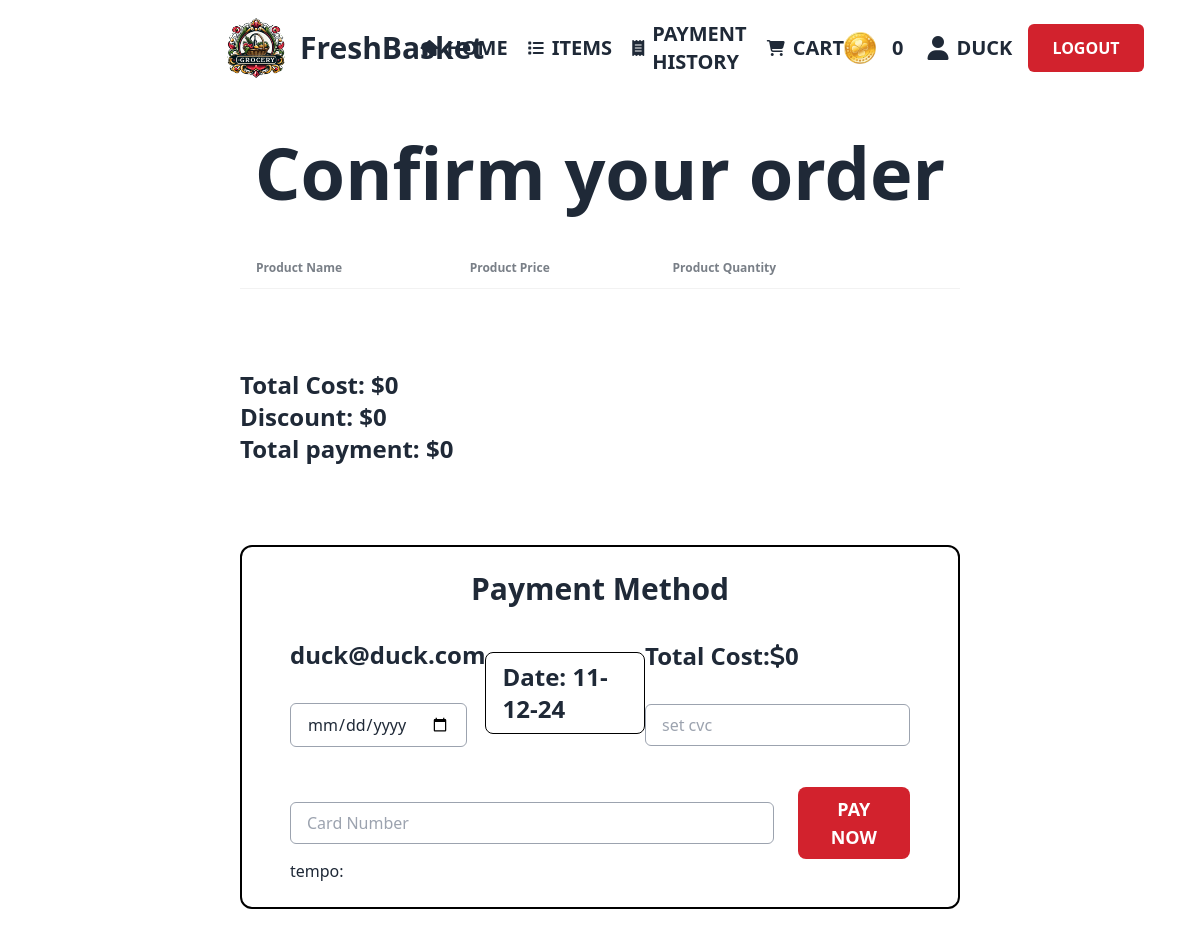
The app's page /src/Cart.php (signed in), older data.
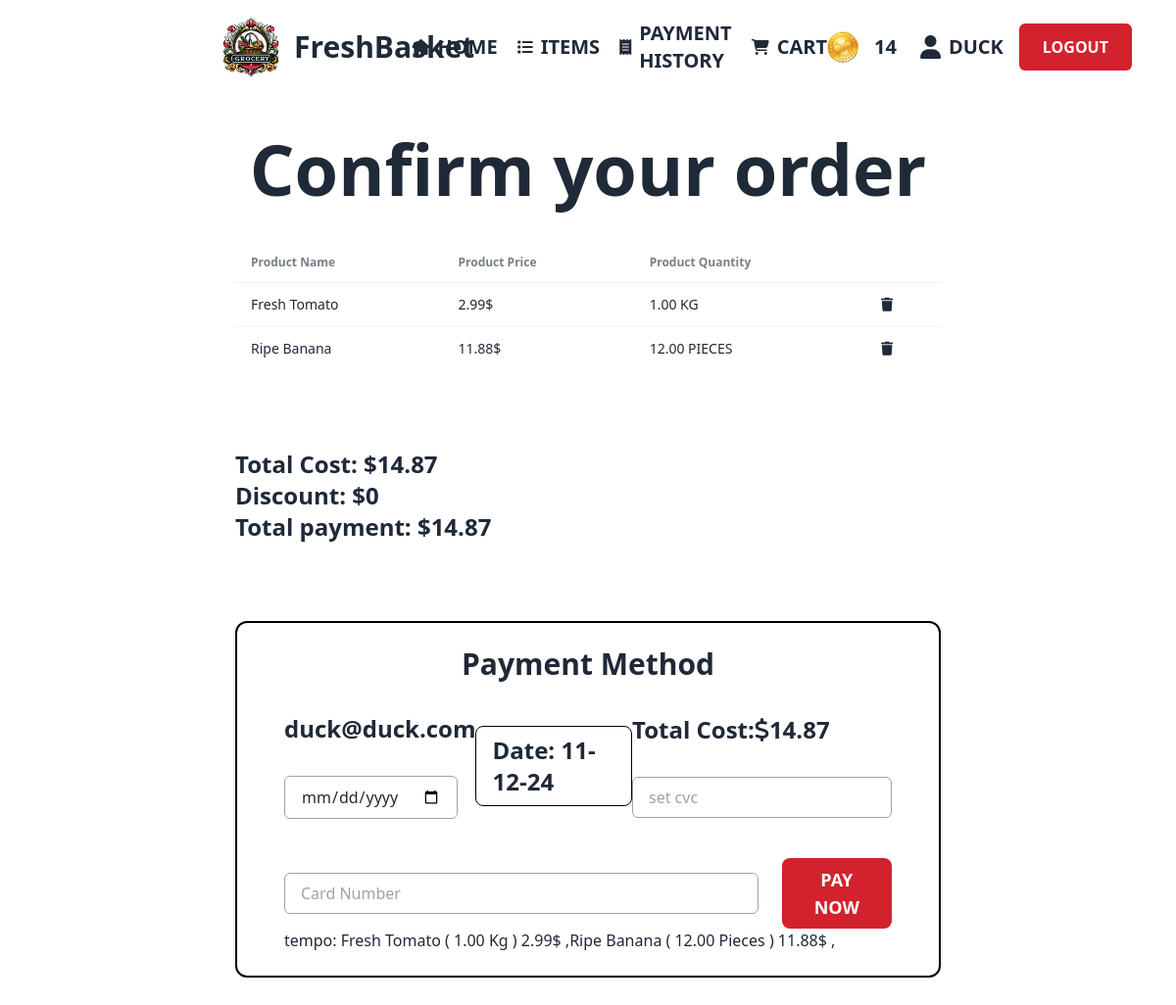
The same page, newer data.
### tables this page shows
CREATE TABLE `customers` (
  `customerID` varchar(60) NOT NULL,
  `email` varchar(60) DEFAULT NULL,
  `points` int(11) DEFAULT NULL
);

CREATE TABLE `carts` (
  `productId` int(11) NOT NULL,
  `customeremail` varchar(60) NOT NULL,
  `productname` varchar(60) NOT NULL,
  `productamount` decimal(7,2) DEFAULT NULL,
  `price` decimal(10,2) NOT NULL,
  `selleremail` varchar(60) DEFAULT NULL
);

CREATE TABLE `products` (
  `productId` int(11) NOT NULL,
  `name` varchar(50) NOT NULL,
  `imgurl` varchar(60) DEFAULT NULL,
  `price` decimal(10,2) NOT NULL,
  `ammount` text DEFAULT NULL,
  `publishdate` date NOT NULL,
  `selleremail` varchar(60) DEFAULT NULL,
  `cartcount` int(11) DEFAULT NULL,
  `category` varchar(50) NOT NULL,
  `status` varchar(20) DEFAULT NULL,
  `rating` float DEFAULT NULL,
  `numOfPeople` int(11) DEFAULT 0
);

### src/Cart.php (the view, shortened to what this page needs)
<!DOCTYPE html>
<html data-theme="light" lang="en" style="scroll-behavior: smooth;">
<head>
    <link href="https://cdn.jsdelivr.net/npm/daisyui@4.9.0/dist/full.min.css" rel="stylesheet" type="text/css" />
    <script src="https://cdn.tailwindcss.com"></script>
</head>
<body>
    <header>
      <?php include 'navbar1.php'; ?>
    </header>
    <main>
      <section class="px-[15rem]">
        <h1 class="text-center text-7xl font-extrabold my-10">
            Confirm your order
        </h1>
        <div class='overflow-x-auto'>
          <table class='table'>
              <thead>
                  <tr>
                      <th>Product Name</th>
                      <th>Product Price</th>
                      <th>Product Quantity</th>
                      <th></th>
                  </tr>
              </thead>
              <tbody>
              <?php
                require_once('DBconnect.php');
                $useremail = $_COOKIE['email'];
                $query = "SELECT * FROM carts WHERE customeremail = '$useremail'";
                $result = mysqli_query($conn, $query);
                $totalCost = 0;
                if (mysqli_num_rows($result) > 0){
                    $allitems = "";
                    while ($row = mysqli_fetch_assoc($result)){
                        $productid = $row['productId'];
                        $productname = $row['productname'];
                        $productprice = $row['price'];
                        $productquantity = $row['productamount'];
                        $totalCost = round(($productprice * $productquantity) + $totalCost, 2);
                        $productprice2 = round(($productprice * $productquantity), 2);
                        $sql = "SELECT * FROM products WHERE productId = '$productid'";
                        $productResult = mysqli_query($conn, $sql);
                        $row = mysqli_fetch_assoc($productResult);
                        $productMeasurementUnits = explode(",",$row['ammount']);
                        if($productMeasurementUnits[0] == 'wp') {
                          $unit= 'Pounds';
                        } else if ($productMeasurementUnits[0] == 'wk') {
                          $unit= 'Kg';
                        } else if ($productMeasurementUnits[0] == 'p') {
                          $unit= 'Pieces';
                        }
                        $allitems .= $productname . ' ( '.$productquantity.' '.$unit.' ) '.$productprice2.'$ ,';
                        ?>
                          <tr>
                            <td><?php echo $productname; ?></td>
                            <td><?php echo $productprice2; ?>$</td>
                            <td class="uppercase"><?php echo $productquantity .' '. $unit; ?></td>
                            <td onclick="handleRemoveFromCart('<?php echo $useremail; ?>','<?php echo $productid; ?>')"><i class='fa-solid fa-trash hover:text-red-500 cursor-pointer'></i></td>
                          </tr>
                  <?php
                        }
                  }?>
                </tbody>
          </table>
        </div>
        <div class="my-20">
          <?php
          require_once('DBconnect.php');
          $useremail = $_COOKIE['email'];
          $query = "SELECT * FROM customers WHERE email = '$useremail'";
          $result = mysqli_query($conn, $query);
          if (mysqli_num_rows($result) > 0) {
            $row = mysqli_fetch_assoc($result);
            $points = $row['points'];
            if ($points >= 100) {
              $discount = 0.10;
              $finalPrice = $totalCost - ($totalCost * $discount);
            } else {
              $discount = 0;
              $finalPrice = $totalCost;
            }}
          ?>
          <div>
            <h1 class="text-2xl font-semibold">Total Cost: $<?php echo $totalCost; ?></h1>
            <h1 class="text-2xl font-semibold">Discount: $<?php echo ($totalCost * $discount); ?></h1>
            <h1 class="text-2xl font-semibold">Total payment: $<?php echo $finalPrice; ?></h1>
          </div>
        </div>
        <div class="mb-20 border-2 border-solid border-black rounded-xl">
          <div class="px-12 py-6">
            <h1 class="text-3xl text-center font-semibold textcenter mb-8">Payment Method</h1>
            <div class="flex flex-row justify-between items-center mb-10">
              <div>
                <h1 class="text-2xl font-semibold mb-8"><?php echo $useremail; ?></h1>
                <input class="rounded-md px-4 py-2 border border-solid border-gray-400" type="date" placeholder="Set Expiry" name="expiry" required min="<?php echo date('Y-m-d'); ?>">
              </div>
              <div>
                <?php
                  $today = date("d-m-y");
                ?>
                <div class="text-2xl font-semibold rounded-lg px-4 py-2 border border-solid border-black">Date: <?php echo $today; ?></div>
              </div>
              <div>
                <h1 class="text-2xl font-semibold mb-8">Total Cost:<i class='fa-solid fa-dollar-sign'></i><?php echo $finalPrice; ?></h1>
                <input class="rounded-md px-4 py-2 border border-solid border-gray-400" type="number" name="cvc" placeholder="set cvc" required>
              </div>
            </div>
            <div class="flex items-center flex-row">
              <input class="rounded-md px-4 py-2 border border-solid border-gray-400 w-full mr-6" type="number" name="cardnumber" placeholder="Card Number" required>
              <?php
              if ($totalCost == $finalPrice) {
                ?>
                <button onclick="handlePayment('<?php echo $useremail; ?>','<?php echo $finalPrice; ?>', 123, '2025-10-21')" class="text-white font-bold uppercase text-lg px-6 py-2 rounded-lg bg-redSecondary">pay now</button>
              <?php
              } else {
                ?>
                <button onclick="handlePaymentWithPoints('<?php echo $useremail; ?>','<?php echo $finalPrice; ?>',document.getElementsByName('cvc')[0].value, document.getElementsByName('expiry')[0].value))" class="text-white font-bold uppercase text-lg px-6 py-2 rounded-lg bg-redSecondary">pay now</button>
              <?php
              }
             ?>
            </div>
            <div>
              <h1>tempo: <?php echo $allitems ?></h1>
            </div>
          </div>
        </div>
        </section>
    </main>
</body>
</html>

### src/navbar1.php (shortened to what this page needs)
<nav class="h-24 px-56 flex justify-between items-center">
    <div class="flex items-center">
        <img class="h-16 w-16" src="../ICON/logo.png" alt="">
        <h1 class="text-3xl font-bold ml-3">FreshBasket</h1>
    </div>
    <div class="flex items-center">
        <div class="flex items-center hover:text-redSecondary">
            <i class="fa-solid fa-house fa-rotate-by mr-2"></i>
            <a href="customerHome.php" class="text-xl font-semibold uppercase">Home</a>
        </div>
        <div class="flex items-center ml-5 hover:text-redSecondary">
            <i class="fa-solid fa-list mr-2"></i>
            <a href="allItems.php" class="text-xl font-semibold uppercase">Items</a>
        </div>
        <?php
            if(isset($_COOKIE['role'])) {
                $role = $_COOKIE['role'];
                if($role == 'customer') {
                    echo
                    "
                    <div class='flex items-center ml-5 hover:text-redSecondary'>
                        <i class='fa-solid fa-receipt mr-2'></i>
                        <a href='Paymenthistory.php' class='text-xl font-semibold uppercase'>Payment History</a>
                    </div>
                    <div class='flex items-center ml-5 hover:text-redSecondary'>
                      <i class='fa-solid fa-shopping-cart mr-2'></i>
                      <a href='Cart.php' class='text-xl font-semibold uppercase'>Cart</a>
                    </div>";
                } else if ($role == 'seller'){
                    $revenue = $_COOKIE['revenue'];
                    echo
                    "
                    <div class='flex items-center ml-5 hover:text-redSecondary'>
                        <i class='fa-solid fa-chart-line mr-2'></i>
                        <a href='sellerdashboard.php' class='text-xl font-semibold uppercase'>Dashboard</a>
                    </div>
                    <div class='flex items-center ml-5 hover:text-redSecondary'>
                      <i class='fa-solid fa-list-check mr-2'></i>
                      <a href='addProducts.php' class='text-xl font-semibold uppercase'>Add items</a>
                    </div>";
                } else {
                  header("Location: login.php");
                }
            }
           ?>
    </div>
    <div>
        <?php
        if(isset($_COOKIE['userID'])) {
            $username = $_COOKIE['username'];
            ?>
            <div class='flex items-center'>
                <?php
                    if(isset($_COOKIE['loyaltyPoints'])) {
                        $loyaltyPoints = $_COOKIE['loyaltyPoints'];
                        echo "
                        <img src='../ICON/purepng.com-gold-coinsflatcoinsroundmetalgoldclipart-1421526479543zg85n.png' class='w-8 h-8 mr-4' alt=''>
                        <h1 class='text-xl font-semibold uppercase mr-6'>$loyaltyPoints</h1>";
                    } else if(isset($_COOKIE['revenue'])) {
                        $revenue = $_COOKIE['revenue'];
                        echo "
                        <img src='../ICON/png-transparent-gold-coin-gold-coins-gold-gold-label-material-thumbnail.png' class='w-8 h-8 mr-4' alt=''>
                        <h1 class='text-xl font-semibold uppercase mr-6'>$$revenue</h1>";
                    }
                ?>
                <i class='fa-solid fa-user mr-2 text-2xl'></i>
                <h1 class='text-xl font-semibold uppercase mr-4'><a href='profile.php'><?php echo $username ?></a></h1>
                <button onclick='handleSignout()' class='bg-[#D2222D] text-white block px-6 py-3 rounded-md uppercase font-semibold'>logout</button>
            </div>
        <?php
        } else {
            echo "No username cookie set";
        }
        ?>
    </div>
</nav>

Row changes from the older to the newer data that the page shows:
no longer on this page (row edited): customers: $totalCost*$discount "0"
added carts: productname "Fresh Tomato", price "2.99", productamount "1.00", productId.ammount "KG"
added carts: productname "Ripe Banana", productprice2 "11.88", productamount "12.00", productId.ammount "PIECES"
Text that changed along with them:
$loyaltyPoints: "0" → "14"
$totalCost: "0" → "14.87"
$totalCost * $discount: (not shown) → "0"
$finalPrice: "0" → "14.87"
$allitems: (not shown) → "Fresh Tomato ( 1.00 Kg ) 2.99$ ,Ripe Banana ( 12.00 Pieces ) 11.88$ ,"
